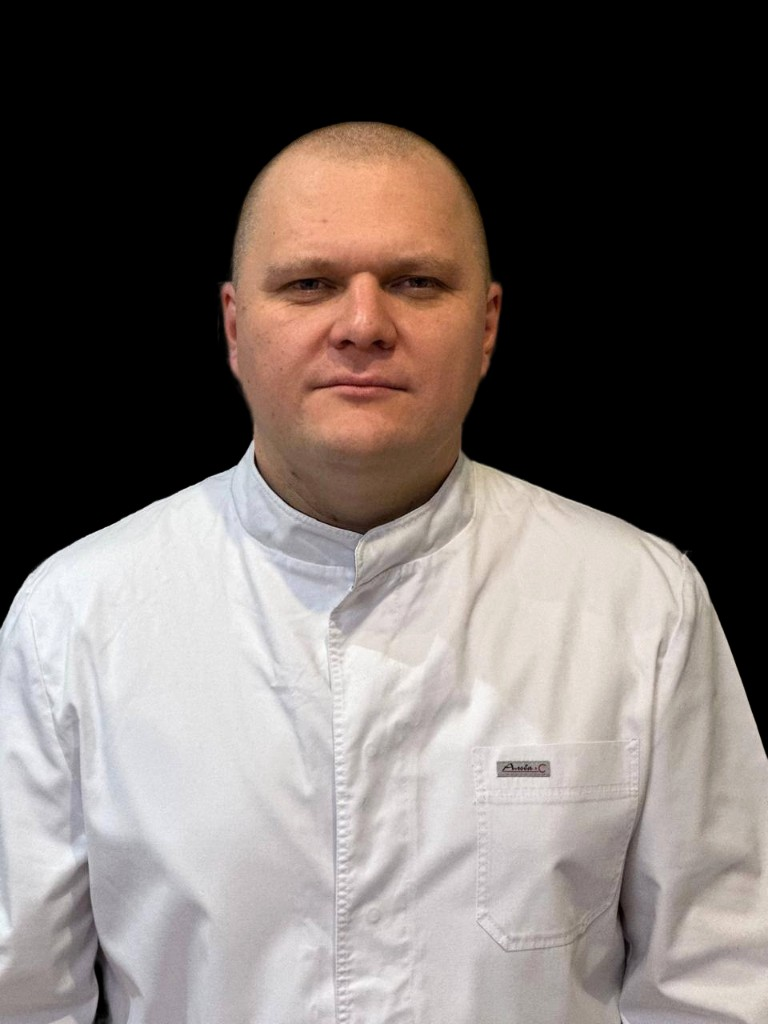
#> input picture _paramonov-no-bg.png, 768 x 1024 px, found by its file name
$ python _fix_doctors_v2.py
#> lines starting #> are read from the running program, lines starting #| are printed output that depends on the picture
# -*- coding: utf-8 -*-
"""Fix doctors page, cross-page block, full bios, hero no-bg photo."""
from __future__ import annotations

import re
from pathlib import Path

from PIL import Image

ROOT = Path(r"C:\svoy-narcolog-cities.ru")
SRC_NO_BG = ROOT / "_paramonov-no-bg.png"


def make_hero_transparent(src: Path, dest: Path) -> tuple[int, int]:
    img = Image.open(src).convert("RGBA")
    pixels = img.load()
    w, h = img.size
    for y in range(h):
        for x in range(w):
            r, g, b, a = pixels[x, y]
            # Treat near-black as background (cutout on black)
            if r <= 18 and g <= 18 and b <= 18:
                pixels[x, y] = (0, 0, 0, 0)
    # Fit to hero-ish portrait size
    target_w, target_h = 694, 1120
    ratio = min(target_w / w, target_h / h)
    nw, nh = max(1, int(w * ratio)), max(1, int(h * ratio))
    resized = img.resize((nw, nh), Image.Resampling.LANCZOS)
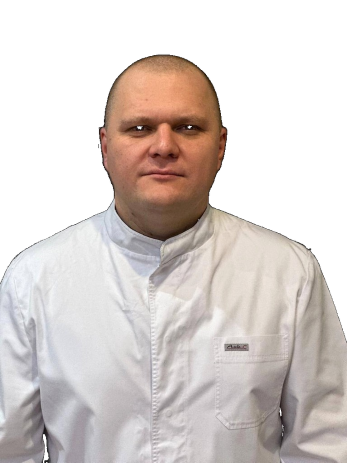
#> resized: PIL image 694x925 RGBA (shown at 1/2 size); mean R, G, B, A 115.1, 106.8, 103.4, 153; transparent parts drawn white
    canvas = Image.new("RGBA", (target_w, target_h), (0, 0, 0, 0))
#> canvas: PIL image 694x1120 RGBA; every value is 0
    ox = (target_w - nw) // 2
    oy = target_h - nh  # bottom-align like current hero
    canvas.paste(resized, (ox, oy), resized)
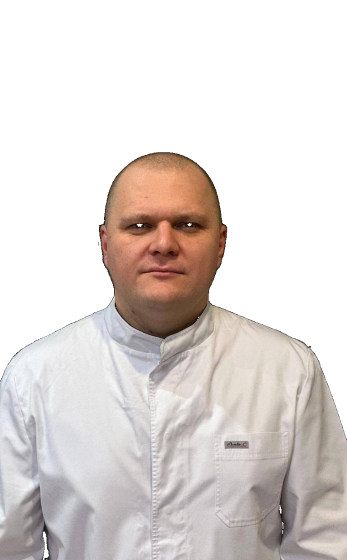
#> canvas: PIL image 694x1120 RGBA (shown at 1/2 size); mean R, G, B, A 94.9, 88.1, 85.3, 126.2; transparent parts drawn white
    dest.parent.mkdir(parents=True, exist_ok=True)
    canvas.save(dest, "WEBP", lossless=True, method=6)
    print(f"hero saved {dest.name} {canvas.size}")
#| hero saved paramonov-glavnyy-vrach.webp (694, 1120)
    return canvas.size


# Also update CTA crop from no-bg (on transparent / keep upper body)
def make_cta(src: Path, dest: Path) -> None:
    img = Image.open(src).convert("RGBA")
    pixels = img.load()
    w, h = img.size
    for y in range(h):
        for x in range(w):
            r, g, b, a = pixels[x, y]
            if r <= 18 and g <= 18 and b <= 18:
                pixels[x, y] = (0, 0, 0, 0)
    # Crop upper body roughly
    tw, th = 556, 525
    # Use content bounding box
    bbox = img.getbbox()
#> bbox = (0, 121, 768, 1024)
    if bbox:
        img = img.crop(bbox)
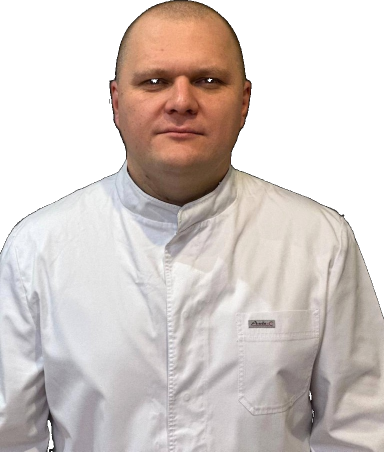
#> img: PIL image 768x903 RGBA (shown at 1/2 size); mean R, G, B, A 130.4, 121, 117.1, 173.5; transparent parts drawn white
    w, h = img.size
    # Prefer top portion
    side_ratio = tw / th
    if w / h > side_ratio:
        new_w = int(h * side_ratio)
        left = (w - new_w) // 2
        img = img.crop((left, 0, left + new_w, h))
    else:
        new_h = int(w / side_ratio)
        img = img.crop((0, 0, w, min(h, new_h)))
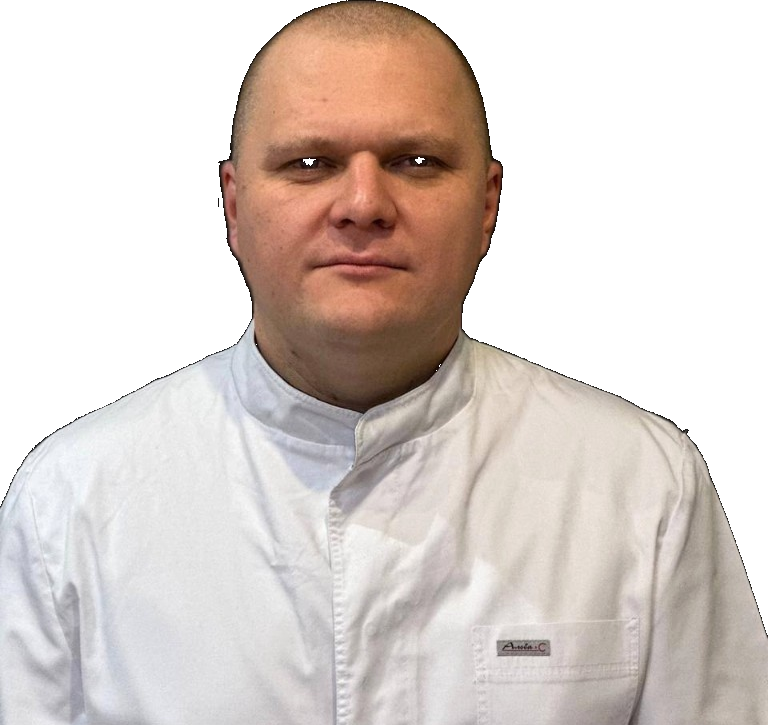
#> img: PIL image 768x725 RGBA; mean R, G, B, A 118.4, 108.3, 103.2, 153.7; transparent parts drawn white
    out = img.resize((tw, th), Image.Resampling.LANCZOS)
    # Composite on soft clinic-like teal for CTA card that expects opaque photo
    bg = Image.new("RGBA", (tw, th), (21, 72, 100, 255))
    bg.paste(out, (0, 0), out)
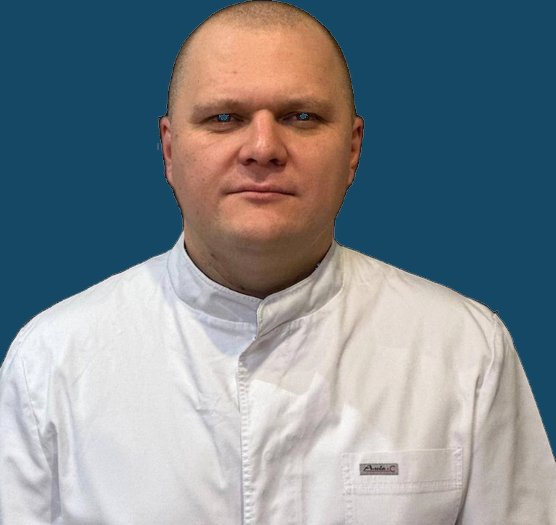
#> bg: PIL image 556x525 RGBA; mean R, G, B, A 126.8, 136.9, 143, 254.8; transparent parts drawn white
    bg.convert("RGB").save(dest, "WEBP", quality=90, method=6)
    print(f"cta saved {dest.name}")


# Square profile from no-bg for doctors folder paramonov
def make_profile(src: Path, dest: Path) -> None:
    img = Image.open(src).convert("RGBA")
    pixels = img.load()
    w, h = img.size
    for y in range(h):
        for x in range(w):
            r, g, b, a = pixels[x, y]
            if r <= 18 and g <= 18 and b <= 18:
                pixels[x, y] = (0, 0, 0, 0)
    bbox = img.getbbox() or (0, 0, w, h)
#> bbox = (0, 121, 768, 1024)
    img = img.crop(bbox)
    # square on light surface bg matching cards
    side = max(img.size)
    canvas = Image.new("RGBA", (side, side), (255, 255, 255, 0))
#> canvas: PIL image 903x903 RGBA
    ox = (side - img.size[0]) // 2
    oy = (side - img.size[1]) // 2
    canvas.paste(img, (ox, oy), img)
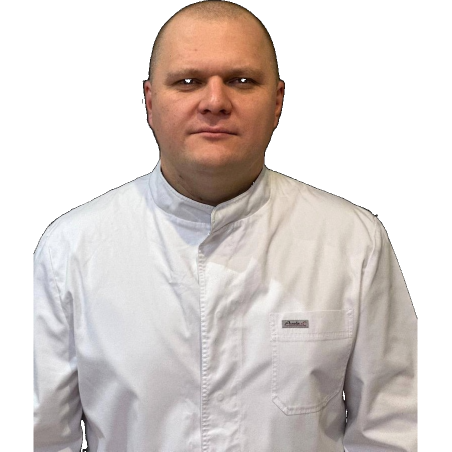
#> canvas: PIL image 903x903 RGBA (shown at 1/2 size); mean R, G, B, A 218.3, 210.4, 207.1, 147.6; transparent parts drawn white
    out = canvas.resize((448, 448), Image.Resampling.LANCZOS)
#> out: PIL image 448x448 RGBA
    bg = Image.new("RGBA", (448, 448), (243, 250, 252, 255))  # #f3fafc
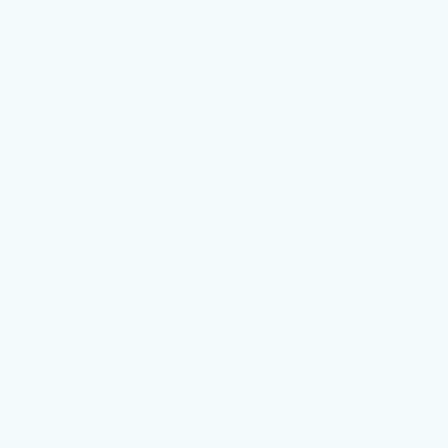
#> bg: PIL image 448x448 RGBA; mean R, G, B, A 243, 250, 252, 255
    bg.paste(out, (0, 0), out)
    bg.convert("RGB").save(dest, "WEBP", quality=90, method=6)
    print(f"profile saved {dest.name}")


hero_path = ROOT / "assets" / "images" / "paramonov-glavnyy-vrach.webp"
cta_path = ROOT / "assets" / "images" / "cta" / "paramonov.webp"
profile_path = ROOT / "assets" / "images" / "doctors" / "paramonov-sergey.webp"
old_hero = ROOT / "assets" / "images" / "doctor-paramonov.webp"

make_hero_transparent(SRC_NO_BG, hero_path)
make_cta(SRC_NO_BG, cta_path)
make_profile(SRC_NO_BG, profile_path)

# Keep alias for any remaining refs during replace
if old_hero.exists():
    # overwrite old file with new so broken refs still work temporarily
    Image.open(hero_path).save(old_hero, "WEBP", lossless=True, method=6)

# --- Full detailed cards ---
PARAMONOV_FULL = """          <li>
            <article class="doctor-profile doctor-profile--full">
              <figure class="doctor-profile__media">
                <img
                  class="doctor-profile__image"
                  src="{prefix}assets/images/doctors/paramonov-sergey.webp"
                  alt="Главный врач клиники Парамонов Сергей Владимирович, фельдшер-нарколог"
                  width="448"
                  height="448"
                  {loading}
                  decoding="async"
                >
              </figure>
              <div class="doctor-profile__body">
                <span class="doctor-profile__name">Парамонов Сергей Владимирович</span>
                <p class="doctor-profile__role">
                  <span class="icon icon--stethoscope doctor-profile__role-icon" aria-hidden="true"></span>
                  <span>Главный врач, фельдшер СМП, фельдшер-нарколог</span>
                </p>
                <ul class="doctor-profile__meta">
                  <li class="doctor-profile__meta-item">
                    <span class="doctor-profile__meta-label">
                      <span class="icon icon--certificate doctor-profile__meta-icon" aria-hidden="true"></span>
                      Образование
                    </span>
                    <span class="doctor-profile__meta-value">Среднее профессиональное (лечебное дело)</span>
                  </li>
                  <li class="doctor-profile__meta-item">
                    <span class="doctor-profile__meta-label">
                      <span class="icon icon--target doctor-profile__meta-icon" aria-hidden="true"></span>
                      Специализация
                    </span>
                    <span class="doctor-profile__meta-value">Фельдшер СМП, фельдшер-нарколог</span>
                  </li>
                  <li class="doctor-profile__meta-item">
                    <span class="doctor-profile__meta-label">
                      <span class="icon icon--lightbulb doctor-profile__meta-icon" aria-hidden="true"></span>
                      Повышение квалификации
                    </span>
                    <span class="doctor-profile__meta-value">Нет</span>
                  </li>
                  <li class="doctor-profile__meta-item">
                    <span class="doctor-profile__meta-label">
                      <span class="icon icon--clock doctor-profile__meta-icon" aria-hidden="true"></span>
                      Опыт работы
                    </span>
                    <span class="doctor-profile__meta-value">14&nbsp;лет (с&nbsp;2012&nbsp;года) в наркологии и психиатрии</span>
                  </li>
                  <li class="doctor-profile__meta-item">
                    <span class="doctor-profile__meta-label">
                      <span class="icon icon--check-circle doctor-profile__meta-icon" aria-hidden="true"></span>
                      Профессиональные навыки
                    </span>
                    <span class="doctor-profile__meta-value">Сбор жалоб и анамнеза, оценка физического и психического статуса пациента, инструментальная диагностика, купирование острых состояний, подбор медикаментозной терапии</span>
                  </li>
                  <li class="doctor-profile__meta-item">
                    <span class="doctor-profile__meta-label">
                      <span class="icon icon--aid doctor-profile__meta-icon" aria-hidden="true"></span>
                      Какие услуги оказывает
                    </span>
                    <span class="doctor-profile__meta-value">Оказание экстренной и неотложной помощи: купирование абстинентного синдрома, детоксикационная терапия, лечение острых интоксикаций, купирование металкогольных психозов на догоспитальном этапе, запретительные процедуры, мотивационное консультирование</span>
                  </li>
                </ul>
              </div>
            </article>
          </li>
"""

BESKOVA_FULL = """          <li>
            <article class="doctor-profile doctor-profile--full">
              <figure class="doctor-profile__media">
                <img
                  class="doctor-profile__image"
                  src="{prefix}assets/images/doctors/beskova-anastasiya.webp"
                  alt="Врач психиатр-нарколог Бескова Анастасия Дмитриевна"
                  width="448"
                  height="448"
                  {loading}
                  decoding="async"
                >
              </figure>
              <div class="doctor-profile__body">
                <span class="doctor-profile__name">Бескова Анастасия Дмитриевна</span>
                <p class="doctor-profile__role">
                  <span class="icon icon--stethoscope doctor-profile__role-icon" aria-hidden="true"></span>
                  <span>Врач психиатр-нарколог, психиатр</span>
                </p>
                <ul class="doctor-profile__meta">
                  <li class="doctor-profile__meta-item">
                    <span class="doctor-profile__meta-label">
                      <span class="icon icon--user doctor-profile__meta-icon" aria-hidden="true"></span>
                      Дата рождения
                    </span>
                    <span class="doctor-profile__meta-value">16&nbsp;августа&nbsp;1999&nbsp;г.</span>
                  </li>
                  <li class="doctor-profile__meta-item">
                    <span class="doctor-profile__meta-label">
                      <span class="icon icon--certificate doctor-profile__meta-icon" aria-hidden="true"></span>
                      Образование
                    </span>
                    <span class="doctor-profile__meta-value">Высшее, специалитет — лечебное дело (ИвГМА, 2023&nbsp;г.); ординатура — психиатрия-наркология (ИвГМУ, 2026&nbsp;г.); первичная переподготовка — психиатрия (ИвГМУ, 2026&nbsp;г.)</span>
                  </li>
                  <li class="doctor-profile__meta-item">
                    <span class="doctor-profile__meta-label">
                      <span class="icon icon--target doctor-profile__meta-icon" aria-hidden="true"></span>
                      Специализация
                    </span>
                    <span class="doctor-profile__meta-value">Врач психиатр-нарколог, психиатр</span>
                  </li>
                  <li class="doctor-profile__meta-item">
                    <span class="doctor-profile__meta-label">
                      <span class="icon icon--lightbulb doctor-profile__meta-icon" aria-hidden="true"></span>
                      Повышение квалификации
                    </span>
                    <span class="doctor-profile__meta-value">Нет</span>
                  </li>
                  <li class="doctor-profile__meta-item">
                    <span class="doctor-profile__meta-label">
                      <span class="icon icon--clock doctor-profile__meta-icon" aria-hidden="true"></span>
                      Опыт работы
                    </span>
                    <span class="doctor-profile__meta-value">6&nbsp;лет, из них 2 по специальности «психиатр-нарколог»</span>
                  </li>
                  <li class="doctor-profile__meta-item">
                    <span class="doctor-profile__meta-label">
                      <span class="icon icon--check-circle doctor-profile__meta-icon" aria-hidden="true"></span>
                      Профессиональные навыки
                    </span>
                    <span class="doctor-profile__meta-value">Сбор жалоб и анамнеза, оценка физического и психического статуса пациента, инструментальная диагностика, купирование острых состояний, подбор медикаментозной терапии, психотерапевтическая помощь, профилактика рецидивов</span>
                  </li>
                  <li class="doctor-profile__meta-item">
                    <span class="doctor-profile__meta-label">
                      <span class="icon icon--aid doctor-profile__meta-icon" aria-hidden="true"></span>
                      Какие услуги оказывает
                    </span>
                    <span class="doctor-profile__meta-value">Оказание экстренной и неотложной помощи: купирование абстинентного синдрома, детоксикационная терапия, лечение острых интоксикаций, купирование металкогольных психозов на догоспитальном этапе, запретительные процедуры, мотивационное консультирование</span>
                  </li>
                </ul>
              </div>
            </article>
          </li>
"""

MOROZOV_FULL = """          <li>
            <article class="doctor-profile doctor-profile--full">
              <figure class="doctor-profile__media">
                <img
                  class="doctor-profile__image"
                  src="{prefix}assets/images/doctors/morozov-ruslan.webp"
                  alt="Специалист по наркологии Морозов Руслан Антонович"
                  width="448"
                  height="448"
                  {loading}
                  decoding="async"
                >
              </figure>
              <div class="doctor-profile__body">
                <span class="doctor-profile__name">Морозов Руслан Антонович</span>
                <p class="doctor-profile__role">
                  <span class="icon icon--aid doctor-profile__role-icon" aria-hidden="true"></span>
                  <span>Наркология</span>
                </p>
                <ul class="doctor-profile__meta">
                  <li class="doctor-profile__meta-item">
                    <span class="doctor-profile__meta-label">
                      <span class="icon icon--user doctor-profile__meta-icon" aria-hidden="true"></span>
                      Дата рождения
                    </span>
                    <span class="doctor-profile__meta-value">21.05.2002</span>
                  </li>
                  <li class="doctor-profile__meta-item">
                    <span class="doctor-profile__meta-label">
                      <span class="icon icon--target doctor-profile__meta-icon" aria-hidden="true"></span>
                      Специализация
                    </span>
                    <span class="doctor-profile__meta-value">Наркология</span>
                  </li>
                  <li class="doctor-profile__meta-item">
                    <span class="doctor-profile__meta-label">
                      <span class="icon icon--certificate doctor-profile__meta-icon" aria-hidden="true"></span>
                      Образование
                    </span>
                    <span class="doctor-profile__meta-value">Среднее профессиональное (медицинское)</span>
                  </li>
                  <li class="doctor-profile__meta-item">
                    <span class="doctor-profile__meta-label">
                      <span class="icon icon--lightbulb doctor-profile__meta-icon" aria-hidden="true"></span>
                      Повышение квалификации
                    </span>
                    <span class="doctor-profile__meta-value">Регулярное прохождение курсов усовершенствования кадров, изучение современных методов дезинтоксикационной терапии и оказания неотложной наркологической помощи</span>
                  </li>
                  <li class="doctor-profile__meta-item">
                    <span class="doctor-profile__meta-label">
                      <span class="icon icon--clock doctor-profile__meta-icon" aria-hidden="true"></span>
                      Опыт работы
                    </span>
                    <span class="doctor-profile__meta-value">С&nbsp;2022&nbsp;года</span>
                  </li>
                  <li class="doctor-profile__meta-item">
                    <span class="doctor-profile__meta-label">
                      <span class="icon icon--check-circle doctor-profile__meta-icon" aria-hidden="true"></span>
                      Профессиональные навыки
                    </span>
                    <span class="doctor-profile__meta-value">Проведение инфузионной терапии любой сложности, контроль витальных показателей (АД, пульс, сатурация, ЭКГ, глюкометрия), экстренное купирование тяжёлых состояний и абстиненции</span>
                  </li>
                  <li class="doctor-profile__meta-item">
                    <span class="doctor-profile__meta-label">
                      <span class="icon icon--aid doctor-profile__meta-icon" aria-hidden="true"></span>
                      Какие услуги оказывает
                    </span>
                    <span class="doctor-profile__meta-value">Безопасное выведение из запоя (на дому и амбулаторно); купирование алкогольного абстинентного синдрома; медикаментозное кодирование и противорецидивная терапия; снятие похмельного синдрома и общая детоксикация организма</span>
                  </li>
                </ul>
              </div>
            </article>
          </li>
"""

CROSS_PAGE_GRID = """        <ul class="doctors__grid">
{paramonov}
{beskova}
{morozov}
          <li>
            <article class="doctor-profile doctor-profile--all">
              <figure class="doctor-profile__all-media">
                <img
                  class="doctor-profile__all-image"
                  src="{prefix}assets/images/doctors/all-doctors.webp"
                  alt=""
                  width="900"
                  height="1200"
                  loading="lazy"
                  decoding="async"
                >
              </figure>
              <a
                class="button button--hero doctor-profile__all-cta"
                href="/vrachi/"
              >
                <span>Смотреть всех</span>
                <span class="button__arrow">
                  <span class="icon icon--arrow" aria-hidden="true"></span>
                </span>
              </a>
            </article>
          </li>
        </ul>
"""


# [81 lines left out: functions depth_prefix, fix_vrachi_page, replace_cross_page_doctors, patch_hero_refs, not called in this run]


updated = []
vrachi = ROOT / "vrachi" / "index.html"
#> (the run stopped early here; a loop or call above may not have finished)
